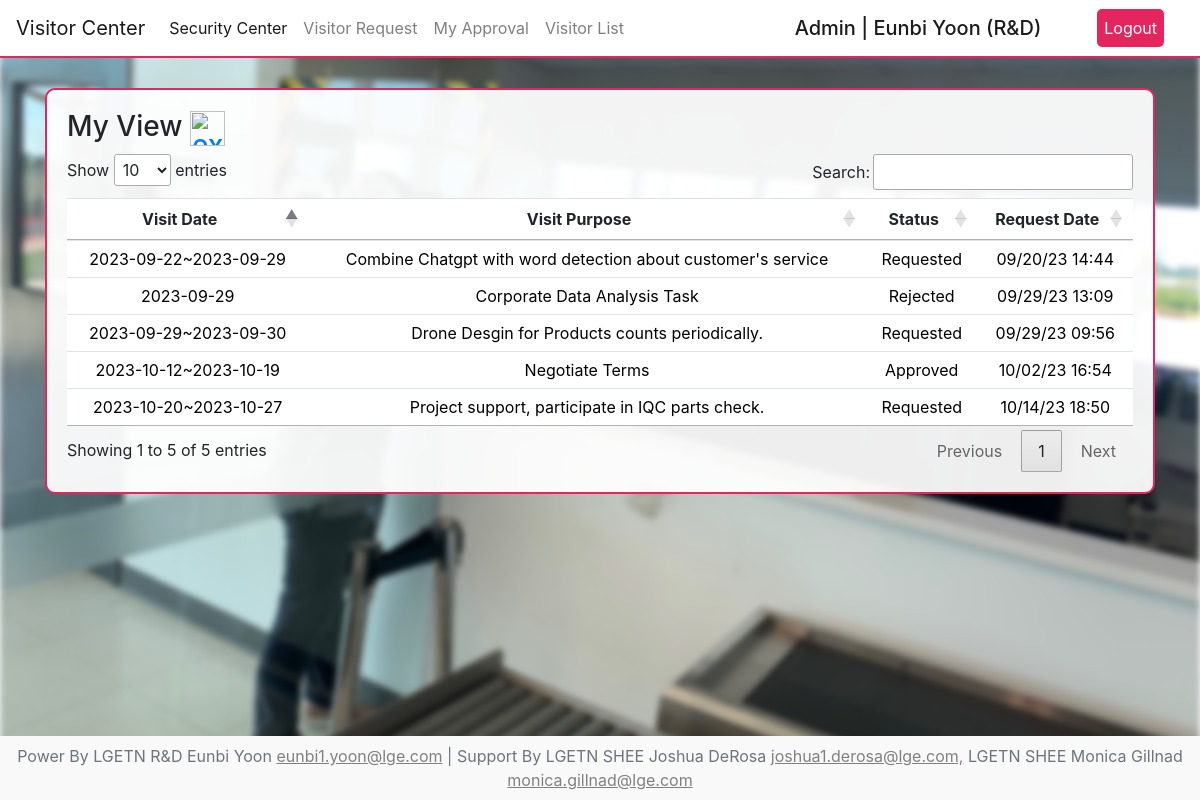
Screenshot of /security/visitor/my (signed in) with the database file from the repository.
### user/models.py (models this page shows, shortened)
class CustomUser(AbstractUser):
    first_name=models.CharField(max_length=30)
    last_name=models.CharField(max_length=30)
    team_at=models.ForeignKey(Team, on_delete=models.SET_NULL, null=True)
    email=models.EmailField(
        unique=True,
        validators=[
            RegexValidator(
                regex=r'^[a-zA-Z0-9._%+-]+@lge\.com$',
                message='Email address must end with lge.com'
            )
        ]
    )
    myday_credit=models.IntegerField(null=True, blank=True, default=1)

class Team(models.Model):
    team_name=models.CharField(max_length=50)
    team_manager=models.CharField(max_length=50)
    manager_email=models.EmailField(
        unique=True,
        validators=[
            RegexValidator(
                regex=r'^[a-zA-Z0-9._%+-]+@lge\.com$',
                message='Email address must end with lge.com'
            )
    ])
    def __str__(self):
        return self.team_name

### visitor/models.py (models this page shows)
class VisitorData(models.Model):
    visitor_name=models.CharField(max_length=255, null=False, blank=False)
    visitor_company=models.CharField(max_length=255, null=False, blank=False)
    start_date=models.CharField(max_length=100, null=False, blank=False)
    end_date=models.CharField(max_length=100, null=True, blank=True)
    visitor_purpose=models.TextField(null=False, blank=False)
    bring_laptop=models.CharField(max_length=255, null=False, blank=False)
    pic_contact=models.CharField(max_length=255, null=True, blank=True)
    register_at=models.DateTimeField(auto_now_add=True)
    remark=models.TextField(null=True, blank=True)
    check_in=models.DateTimeField(null=True, blank=True)
    check_out=models.DateTimeField(null=True, blank=True)
    user=models.ForeignKey(CustomUser, on_delete=models.CASCADE)
    approval_status=models.CharField(max_length=20, default='Requested')

### visitor/views.py (the view)
# urls.py: path('my',VmyView,name='Vmy_url'),
@login_required
def VmyView(request):
    try:
        visitor_mylist=VisitorData.objects.filter(user=request.user).order_by('-id')
        context={
            'visitor_mylist':visitor_mylist
        }
        return render(request, 'visitor_my.html', context)
    except:
        return render(request, 'visitor_my.html')

### visitor/templates/visitor_my.html (shortened to what this page needs)
{% extends 'visitor_base.html' %}
{% block container %}
{% load static %}
<link rel="stylesheet" href="https://cdn.datatables.net/1.13.6/css/jquery.dataTables.min.css">
<div class="View text-center">
  <h3 class="list-title text-left">My View <a href="{% url 'Vmyexcel_url' %}" class="center"><img width="35" height="35" src="https://img.icons8.com/material-outlined/35/f94040/export-excel.png" alt="export-excel"/></a></h3>
  <table class="table text-center" id="dataTable">
    <thead>
      <tr>
        <th class="text-center">Visit Date</th>
        <th class="text-center">Visit Purpose</th>
        <th class="text-center">Status</th>
        <th class="text-center">Request Date</th>
      </tr>
    </thead>
    <tbody>
      {% for visitor in visitor_mylist %}
        <tr>
          <td><a href="{% url 'Vdetail_url' visitor.id %}">{{ visitor.start_date }}{% if visitor.end_date %}~{{ visitor.end_date }}{% endif %}</a></td>
          <td><a href="{% url 'Vdetail_url' visitor.id %}">{{ visitor.visitor_purpose|slice:"60" }}</a></td>
          <td><a href="{% url 'Vdetail_url' visitor.id %}">{{ visitor.approval_status }}</a></td>
          <td><a href="{% url 'Vdetail_url' visitor.id %}">{{ visitor.register_at|date:"m/d/y H:i" }}</a></td>
        </tr>
      {% endfor %}
    </tbody>
  </table>
</div>
{% endblock %}

### visitor/templates/visitor_base.html (shortened to what this page needs)
<div class="visitor-background">
  {% extends 'base.html' %}
  {% block nav %}
    {% load static %}
    <link rel="stylesheet" href="{% static 'css/visitor4.css' %}">
    <nav class="navbar navbar-expand-lg navbar-light">
      <a class="navbar-brand" href="{% url 'Vhome_url' %}">Visitor Center</a>
      <div class="collapse navbar-collapse" id="navbarColor02">
        <ul class="navbar-nav mr-auto">
          <li class="nav-item active">
            <a class="nav-link" href="{% url 'securityhome_url' %}">Security Center</a>
          </li>
          <li class="nav-item">
            <a class="nav-link" href="{% url 'Vregister_url' %}">Visitor Request</a>
          </li>
          <li class="nav-item">
            <a class="nav-link" href="{% url 'Vmy_url' %}">My Approval</a>
          </li>
          <li class="nav-item">
            <a class="nav-link" href="{% url 'Vlist_url' %}">Visitor List</a>
          </li>
        </ul>
        <form class="form-inline" style="margin:0;">
          {% if user.is_authenticated %}
            {% if user.is_superuser %}
              <h5 style="color:white; margin:0 20px 0 30px; border:1px solid white; border-radius: 5px; padding:5px">Admin | {{user.first_name }} {{user.last_name}} ({{user.team_at}})</h5>
              <a class="top-banner" href="{% url 'logout_url' %}">Logout</a>
            {% else %}
              <h5 style="color:white; margin:0 20px 0 30px; border:1px solid white; border-radius: 5px; padding:5px">User | {{user.first_name }} {{user.last_name}} ({{user.team_at}})</h5>
              <a class="top-banner" href="{% url 'logout_url' %}">Logout</a>
            {% endif %}
          {% else %}
            <h5 style="color:white; margin:0">Login Here</h5>
            <a class="top-banner" href="{% url 'login_url' %}">Login</a>
          {% endif %}
        </form>
      </div>
    </nav>
  {% endblock %}

### static/css/visitor4.css (style rules this page uses)
#dataTable { width: 100% !important; }
.top-banner { color:white !important; margin:0 20px 0 30px; background-color:#E5255E; border-radius: 5px; padding:5px; border:2px solid #E5255E; }
.visitor-background { z-index:1; position: relative; padding:0; height: 100%; }
.visitor-background::before { content:""; background-size: cover; background-image: url('../../static/image/visitor.PNG'); filter:blur(3px); position:fixed; z-index:-1; width: 100%; height: 100%; top:0; left:0; }
nav { border-bottom:2px solid #E5255E !important; background-color: white; }
nav form a { color: #1b1b1b !important; margin:0 20px 0 30px; border:1px solid white; border-radius: 5px; padding:5px }
nav h5 { text-transform: capitalize; color: #1b1b1b !important; margin:0 }
.View { background-color: rgba(255, 255, 255, 0.932); margin-top:30px; border-radius: 10px; padding:20px; border: 2px solid #E5255E; }
#dataTable { background-color: white; }
#dataTable a { color:black }

### rows the page displays
CustomUser: first_name "Eunbi", last_name "Yoon", team_at "R&D"
VisitorData: start_date "2023-10-20", end_date "2023-10-27", visitor_purpose "Project support, participate in IQC parts check.", approval_status "Requested", register_at "10/14/23 18:50"
VisitorData: start_date "2023-10-12", end_date "2023-10-19", visitor_purpose "Negotiate Terms", approval_status "Approved", register_at "10/02/23 16:54"
VisitorData: start_date "2023-09-29", visitor_purpose "Corporate Data Analysis Task", approval_status "Rejected", register_at "09/29/23 13:09"
VisitorData: start_date "2023-09-29", end_date "2023-09-30", visitor_purpose "Drone Desgin for Products counts periodically.", approval_status "Requested", register_at "09/29/23 09:56"
VisitorData: start_date "2023-09-22", end_date "2023-09-29", visitor_purpose "Combine Chatgpt with word detection about customer's service", approval_status "Requested", register_at "09/20/23 14:44"
